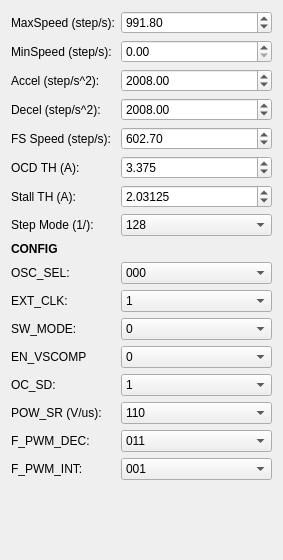
            <widget class="QWidget" name="scrollAreaWidgetContents">
             <property name="geometry">
              <rect>
               <x>0</x>
               <y>0</y>
               <width>283</width>
               <height>560</height>
              </rect>
             </property>
             <layout class="QVBoxLayout" name="verticalLayout_5">
              <item>
               <layout class="QFormLayout" name="formLayout_2">
                <item row="1" column="0">
                 <widget class="QLabel" name="label_11">
                  <property name="text">
                   <string>MinSpeed (step/s):</string>
                  </property>
                  <property name="buddy">
                   <cstring>MIN_SPEED</cstring>
                  </property>
                 </widget>
                </item>
                <item row="5" column="0">
                 <widget class="QLabel" name="label_12">
                  <property name="text">
                   <string>OCD TH (A):</string>
                  </property>
                  <property name="buddy">
                   <cstring>OCD_TH</cstring>
                  </property>
                 </widget>
                </item>
                <item row="6" column="0">
                 <widget class="QLabel" name="label_15">
                  <property name="text">
                   <string>Stall TH (A):</string>
                  </property>
                  <property name="buddy">
                   <cstring>STALL_TH</cstring>
                  </property>
                 </widget>
                </item>
                <item row="7" column="0">
                 <widget class="QLabel" name="label_16">
                  <property name="text">
                   <string>Step Mode (1/):</string>
                  </property>
                  <property name="buddy">
                   <cstring>STEP_MODE</cstring>
                  </property>
                 </widget>
                </item>
                <item row="7" column="1">
                 <widget class="QComboBox" name="STEP_MODE">
                  <item>
                   <property name="text">
                    <string>128</string>
                   </property>
                  </item>
                  <item>
                   <property name="text">
                    <string>64</string>
                   </property>
                  </item>
                  <item>
                   <property name="text">
                    <string>32</string>
                   </property>
                  </item>
                  <item>
                   <property name="text">
                    <string>16</string>
                   </property>
                  </item>
                  <item>
                   <property name="text">
                    <string>8</string>
                   </property>
                  </item>
                  <item>
                   <property name="text">
                    <string>4</string>
                   </property>
                  </item>
                  <item>
                   <property name="text">
                    <string>2</string>
                   </property>
                  </item>
                  <item>
                   <property name="text">
                    <string>1</string>
                   </property>
                  </item>
                 </widget>
                </item>
                <item row="12" column="0">
                 <widget class="QLabel" name="label_17">
                  <property name="text">
                   <string>SW_MODE:</string>
                  </property>
                  <property name="buddy">
                   <cstring>SW_MODE</cstring>
                  </property>
                 </widget>
                </item>
                <item row="14" column="0">
                 <widget class="QLabel" name="label_18">
                  <property name="text">
                   <string>OC_SD:</string>
                  </property>
                  <property name="buddy">
                   <cstring>OC_SD</cstring>
                  </property>
                 </widget>
                </item>
                <item row="14" column="1">
                 <widget class="QComboBox" name="OC_SD">
                  <property name="currentIndex">
                   <number>1</number>
                  </property>
                  <item>
                   <property name="text">
                    <string>0</string>
                   </property>
                  </item>
                  <item>
                   <property name="text">
                    <string>1</string>
                   </property>
                  </item>
                 </widget>
                </item>
                <item row="12" column="1">
                 <widget class="QComboBox" name="SW_MODE">
                  <item>
                   <property name="text">
                    <string>0</string>
                   </property>
                  </item>
                  <item>
                   <property name="text">
                    <string>1</string>
                   </property>
                  </item>
                 </widget>
                </item>
                <item row="5" column="1">
                 <widget class="QDoubleSpinBox" name="OCD_TH">
                  <property name="accelerated">
                   <bool>true</bool>
                  </property>
                  <property name="decimals">
                   <number>3</number>
                  </property>
                  <property name="minimum">
                   <double>0.375000000000000</double>
                  </property>
                  <property name="maximum">
                   <double>6.000000000000000</double>
                  </property>
                  <property name="singleStep">
                   <double>0.375000000000000</double>
                  </property>
                  <property name="value">
                   <double>3.375000000000000</double>
                  </property>
                 </widget>
                </item>
                <item row="6" column="1">
                 <widget class="QDoubleSpinBox" name="STALL_TH">
                  <property name="accelerated">
                   <bool>true</bool>
                  </property>
                  <property name="decimals">
                   <number>5</number>
                  </property>
                  <property name="minimum">
                   <double>0.031250000000000</double>
                  </property>
                  <property name="maximum">
                   <double>4.000000000000000</double>
                  </property>
                  <property name="singleStep">
                   <double>0.031250000000000</double>
                  </property>
                  <property name="value">
                   <double>2.031250000000000</double>
                  </property>
                 </widget>
                </item>
                <item row="15" column="0">
                 <widget class="QLabel" name="label_20">
                  <property name="text">
                   <string>POW_SR (V/us):</string>
                  </property>
                  <property name="buddy">
                   <cstring>POW_SR</cstring>
                  </property>
                 </widget>
                </item>
                <item row="15" column="1">
                 <widget class="QComboBox" name="POW_SR">
                  <property name="currentIndex">
                   <number>1</number>
                  </property>
                  <item>
                   <property name="text">
                    <string>75</string>
                   </property>
                  </item>
                  <item>
                   <property name="text">
                    <string>110</string>
                   </property>
                  </item>
                  <item>
                   <property name="text">
                    <string>260</string>
                   </property>
                  </item>
                  <item>
                   <property name="text">
                    <string>320</string>
                   </property>
                  </item>
                 </widget>
                </item>
                <item row="9" column="0">
                 <widget class="QLabel" name="label_23">
                  <property name="font">
                   <font>
                    <weight>75</weight>
                    <bold>true</bold>
                   </font>
                  </property>
                  <property name="text">
                   <string>CONFIG</string>
                  </property>
                 </widget>
                </item>
                <item row="10" column="0">
                 <widget class="QLabel" name="label_24">
                  <property name="text">
                   <string>OSC_SEL:</string>
                  </property>
                  <property name="buddy">
                   <cstring>OSC_SEL</cstring>
                  </property>
                 </widget>
                </item>
                <item row="10" column="1">
                 <widget class="QComboBox" name="OSC_SEL">
                  <item>
                   <property name="text">
                    <string>000</string>
                   </property>
                  </item>
                  <item>
                   <property name="text">
                    <string>001</string>
                   </property>
                  </item>
                  <item>
                   <property name="text">
                    <string>010</string>
                   </property>
                  </item>
                  <item>
                   <property name="text">
                    <string>011</string>
                   </property>
                  </item>
                  <item>
                   <property name="text">
                    <string>100</string>
                   </property>
                  </item>
                  <item>
                   <property name="text">
                    <string>101</string>
                   </property>
                  </item>
                  <item>
                   <property name="text">
                    <string>110</string>
                   </property>
                  </item>
                  <item>
                   <property name="text">
                    <string>111</string>
                   </property>
                  </item>
                 </widget>
                </item>
                <item row="11" column="0">
                 <widget class="QLabel" name="label_25">
                  <property name="text">
                   <string>EXT_CLK:</string>
                  </property>
                  <property name="buddy">
                   <cstring>EXT_CLK</cstring>
                  </property>
                 </widget>
                </item>
                <item row="11" column="1">
                 <widget class="QComboBox" name="EXT_CLK">
                  <property name="currentIndex">
                   <number>1</number>
                  </property>
                  <item>
                   <property name="text">
                    <string>0</string>
                   </property>
                  </item>
                  <item>
                   <property name="text">
                    <string>1</string>
                   </property>
                  </item>
                 </widget>
                </item>
                <item row="13" column="0">
                 <widget class="QLabel" name="label_21">
                  <property name="text">
                   <string>EN_VSCOMP</string>
                  </property>
                  <property name="buddy">
                   <cstring>EN_VSCOMP</cstring>
                  </property>
                 </widget>
                </item>
                <item row="13" column="1">
                 <widget class="QComboBox" name="EN_VSCOMP">
                  <item>
                   <property name="text">
                    <string>0</string>
                   </property>
                  </item>
                  <item>
                   <property name="text">
                    <string>1</string>
                   </property>
                  </item>
                 </widget>
                </item>
                <item row="16" column="0">
                 <widget class="QLabel" name="label_26">
                  <property name="text">
                   <string>F_PWM_DEC:</string>
                  </property>
                  <property name="buddy">
                   <cstring>F_PWM_DEC</cstring>
                  </property>
                 </widget>
                </item>
                <item row="17" column="0">
                 <widget class="QLabel" name="label_27">
                  <property name="text">
                   <string>F_PWM_INT:</string>
                  </property>
                  <property name="buddy">
                   <cstring>F_PWM_INT</cstring>
                  </property>
                 </widget>
                </item>
                <item row="16" column="1">
                 <widget class="QComboBox" name="F_PWM_DEC">
                  <property name="currentIndex">
                   <number>3</number>
                  </property>
                  <item>
                   <property name="text">
                    <string>000</string>
                   </property>
                  </item>
                  <item>
                   <property name="text">
                    <string>001</string>
                   </property>
                  </item>
                  <item>
                   <property name="text">
                    <string>010</string>
                   </property>
                  </item>
                  <item>
                   <property name="text">
                    <string>011</string>
                   </property>
                  </item>
                  <item>
                   <property name="text">
                    <string>100</string>
                   </property>
                  </item>
                  <item>
                   <property name="text">
                    <string>101</string>
                   </property>
                  </item>
                  <item>
                   <property name="text">
                    <string>110</string>
                   </property>
                  </item>
                  <item>
                   <property name="text">
                    <string>111</string>
                   </property>
                  </item>
                 </widget>
                </item>
                <item row="17" column="1">
                 <widget class="QComboBox" name="F_PWM_INT">
                  <property name="currentIndex">
                   <number>1</number>
                  </property>
                  <item>
                   <property name="text">
                    <string>000</string>
                   </property>
                  </item>
                  <item>
                   <property name="text">
                    <string>001</string>
                   </property>
                  </item>
                  <item>
                   <property name="text">
                    <string>010</string>
                   </property>
                  </item>
                  <item>
                   <property name="text">
                    <string>011</string>
                   </property>
                  </item>
                  <item>
                   <property name="text">
                    <string>100</string>
                   </property>
                  </item>
                  <item>
                   <property name="text">
                    <string>101</string>
                   </property>
                  </item>
                  <item>
                   <property name="text">
                    <string>110</string>
                   </property>
                  </item>
                  <item>
                   <property name="text">
                    <string>111</string>
                   </property>
                  </item>
                 </widget>
                </item>
                <item row="0" column="0">
                 <widget class="QLabel" name="label_7">
                  <property name="text">
                   <string>MaxSpeed (step/s):</string>
                  </property>
                  <property name="buddy">
                   <cstring>MAX_SPEED</cstring>
                  </property>
                 </widget>
                </item>
                <item row="2" column="0">
                 <widget class="QLabel" name="label_9">
                  <property name="text">
                   <string>Accel (step/s^2):</string>
                  </property>
                  <property name="buddy">
                   <cstring>ACC</cstring>
                  </property>
                 </widget>
                </item>
                <item row="3" column="0">
                 <widget class="QLabel" name="label_10">
                  <property name="text">
                   <string>Decel (step/s^2):</string>
                  </property>
                  <property name="buddy">
                   <cstring>DEC</cstring>
                  </property>
                 </widget>
                </item>
                <item row="4" column="0">
                 <widget class="QLabel" name="label_28">
                  <property name="text">
                   <string>FS Speed (step/s):</string>
                  </property>
                  <property name="buddy">
                   <cstring>FS_SPD</cstring>
                  </property>
                 </widget>
                </item>
                <item row="2" column="1">
                 <widget class="QDoubleSpinBox" name="ACC">
                  <property name="accelerated">
                   <bool>true</bool>
                  </property>
                  <property name="decimals">
                   <number>2</number>
                  </property>
                  <property name="minimum">
                   <double>14.550000000000001</double>
                  </property>
                  <property name="maximum">
                   <double>59590.000000000000000</double>
                  </property>
                  <property name="singleStep">
                   <double>10.000000000000000</double>
                  </property>
                  <property name="value">
                   <double>2008.000000000000000</double>
                  </property>
                 </widget>
                </item>
                <item row="3" column="1">
                 <widget class="QDoubleSpinBox" name="DEC">
                  <property name="accelerated">
                   <bool>true</bool>
                  </property>
                  <property name="decimals">
                   <number>2</number>
                  </property>
                  <property name="minimum">
                   <double>14.550000000000001</double>
                  </property>
                  <property name="maximum">
                   <double>59590.000000000000000</double>
                  </property>
                  <property name="singleStep">
                   <double>10.000000000000000</double>
                  </property>
                  <property name="value">
                   <double>2008.000000000000000</double>
                  </property>
                 </widget>
                </item>
                <item row="0" column="1">
                 <widget class="QDoubleSpinBox" name="MAX_SPEED">
                  <property name="accelerated">
                   <bool>true</bool>
                  </property>
                  <property name="decimals">
                   <number>2</number>
                  </property>
                  <property name="minimum">
                   <double>15.250000000000000</double>
                  </property>
                  <property name="maximum">
                   <double>15610.000000000000000</double>
                  </property>
                  <property name="singleStep">
                   <double>10.000000000000000</double>
                  </property>
                  <property name="value">
                   <double>991.799999999999955</double>
                  </property>
                 </widget>
                </item>
                <item row="1" column="1">
                 <widget class="QDoubleSpinBox" name="MIN_SPEED">
                  <property name="accelerated">
                   <bool>true</bool>
                  </property>
                  <property name="decimals">
                   <number>2</number>
                  </property>
                  <property name="minimum">
                   <double>0.000000000000000</double>
                  </property>
                  <property name="maximum">
                   <double>976.299999999999955</double>
                  </property>
                  <property name="singleStep">
                   <double>10.000000000000000</double>
                  </property>
                  <property name="value">
                   <double>0.000000000000000</double>
                  </property>
                 </widget>
                </item>
                <item row="4" column="1">
                 <widget class="QDoubleSpinBox" name="FS_SPD">
                  <property name="accelerated">
                   <bool>true</bool>
                  </property>
                  <property name="decimals">
                   <number>2</number>
                  </property>
                  <property name="minimum">
                   <double>7.630000000000000</double>
                  </property>
                  <property name="maximum">
                   <double>15625.000000000000000</double>
                  </property>
                  <property name="singleStep">
                   <double>15.250000000000000</double>
                  </property>
                  <property name="value">
                   <double>602.700000000000045</double>
                  </property>
                 </widget>
                </item>
               </layout>
              </item>
             </layout>
            </widget>
